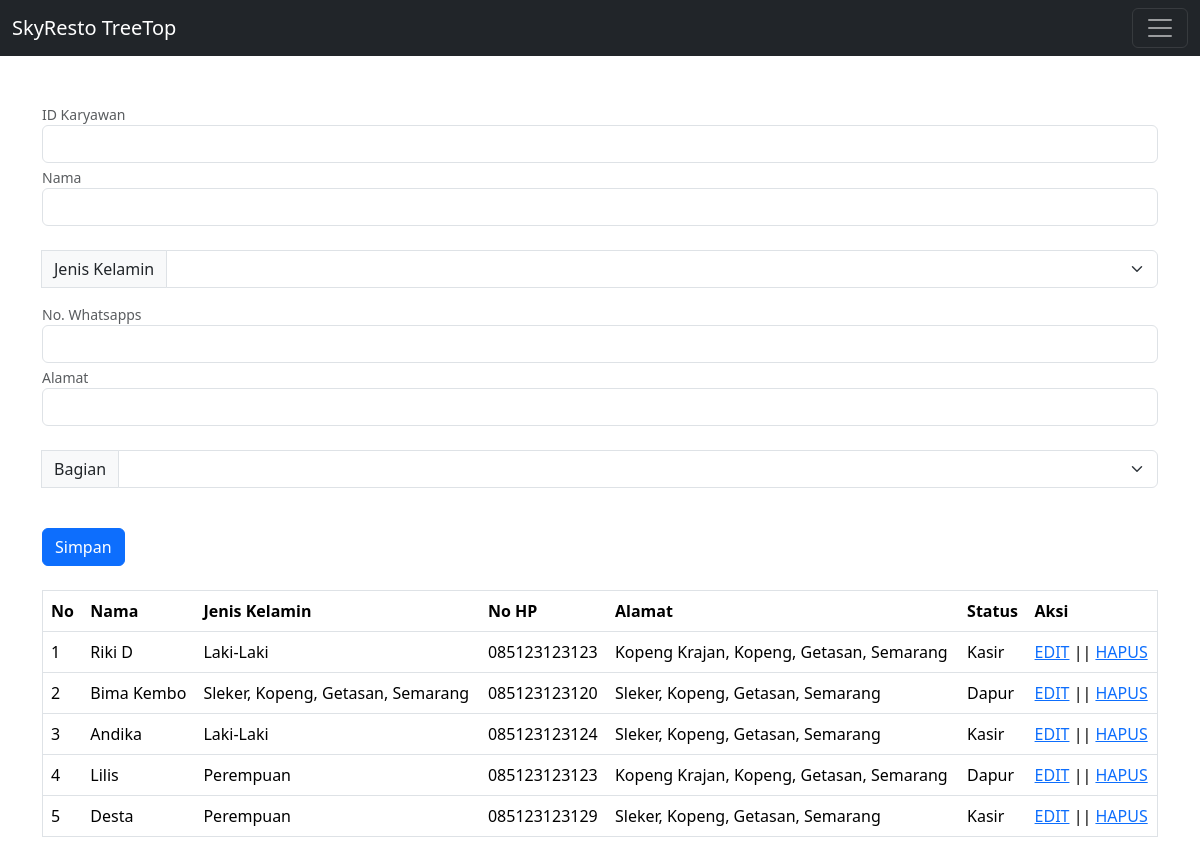
The page /karyawan.php (signed in) on the database its author committed.
### tables this page shows
CREATE TABLE `karyawan` (
  `id` int(11) NOT NULL,
  `id_karyawan` varchar(255) NOT NULL,
  `nama` varchar(255) NOT NULL,
  `jenkel` varchar(255) NOT NULL,
  `nohp` varchar(255) NOT NULL,
  `alamat` varchar(255) NOT NULL,
  `status` varchar(255) NOT NULL
);

### karyawan.php (the view, shortened to what this page needs)
<!DOCTYPE html>
<html>
<head>
    <link href="css/bootstrap.min.css" rel="stylesheet">
</head>
<body style="background-image :url(index.jpg);
  			background-repeat: no-repeat;
            color:#fff;">
<nav class="navbar navbar-dark bg-dark fixed-top">
  <div class="container-fluid">
    <a class="navbar-brand" href="halaman_admin.php">SkyResto TreeTop</a>
    <button class="navbar-toggler" type="button" data-bs-toggle="offcanvas" data-bs-target="#offcanvasDarkNavbar" aria-controls="offcanvasDarkNavbar">
      <span class="navbar-toggler-icon"></span>
    </button>
  </div>
</nav>
<nav style="--bs-breadcrumb-divider: '>';" aria-label="breadcrumb">
  <ol class="breadcrumb">
    <li class="breadcrumb-item"><a href="#">Home</a></li>
    <li class="breadcrumb-item active" aria-current="page">Library</li>
  </ol>
</nav>
<br>
<p class="text-center">Selamat Datang</p>
<div class="container">
<form method="post" action="">
    <div id="emailHelp" class="form-text">ID Karyawan</div>
        <input type="text" class="form-control" name="id_karyawan">
    <div id="emailHelp" class="form-text">Nama</div>
        <input type="text" class="form-control" name="nama"><br>
        <div class="input-group mb-3"><br>
  <label class="input-group-text" for="inputGroupSelect01">Jenis Kelamin</label>
  <select class="form-select" id="inputGroupSelect01" name="jenkel">
    <option value="1"></option>
    <option value="Laki-Laki">Laki-Laki</option>
  </select>
</div>
    <div id="emailHelp" class="form-text">No. Whatsapps</div>
        <input type="text" class="form-control" name="nohp">
    <div id="emailHelp" class="form-text">Alamat</div>
        <input type="text" class="form-control" name="alamat"><br>
        <div class="input-group mb-3"><br>
  <label class="input-group-text" for="inputGroupSelect01">Bagian</label>
  <select class="form-select" id="inputGroupSelect01" name="status">
    <option value="1"></option>
    <option value="Dapur">Dapur</option>
  </select></div><br>
        <button type="submit" class="btn btn-primary" name="submit" value="submit">Simpan</button>
</div>
<div class="container">
<div class="box">
  <table id="pengeluaran" border="1" cellspacing="0" class="table">
    <thead>
      <tr>
        <th>No</th>
        <th>Nama</th>
        <th>Jenis Kelamin</th>
        <th>No HP</th>
        <th>Alamat</th>
        <th>Status</th>
        <th>Aksi</th>
      </tr>
    </thead>
    <tbody>
    <?php
      include "koneksi.php";
      $data =mysqli_query($koneksi, "SELECT * FROM karyawan");
      while($result =mysqli_fetch_array($data)){
    ?>
    <tr>
        <td><?php echo $result['id']?></td>
        <td><?php echo $result['nama'];?></td>
        <td><?php echo $result['jenkel'];?></td>
        <td><?php echo $result['nohp'];?></td>
        <td><?php echo $result['alamat'];?></td>
        <td><?php echo $result['status'];?></td>
        <td>
        <a href="editkaryawan.php?id=<?php echo $result['id']; ?>">EDIT</a> || <a href="hapuskaryawan.php?id=<?php echo $result['id']; ?>">HAPUS</a>
        </td>
      </tr>
      <?php
      }
      ?>
      </table>
    </div>
    </div>
</body>
</html>

### rows shown on the page
karyawan: id "1", nama "Riki D", jenkel "Laki-Laki", nohp "085123123123", alamat "Kopeng Krajan, Kopeng, Getasan, Semarang", status "Kasir"
karyawan: id "2", nama "Bima Kembo", jenkel "Sleker, Kopeng, Getasan, Semarang", nohp "085123123120", alamat "Sleker, Kopeng, Getasan, Semarang", status "Dapur"
karyawan: id "3", nama "Andika", jenkel "Laki-Laki", nohp "085123123124", alamat "Sleker, Kopeng, Getasan, Semarang", status "Kasir"
karyawan: id "4", nama "Lilis", jenkel "Perempuan", nohp "085123123123", alamat "Kopeng Krajan, Kopeng, Getasan, Semarang", status "Dapur"
karyawan: id "5", nama "Desta", jenkel "Perempuan", nohp "085123123129", alamat "Sleker, Kopeng, Getasan, Semarang", status "Kasir"
